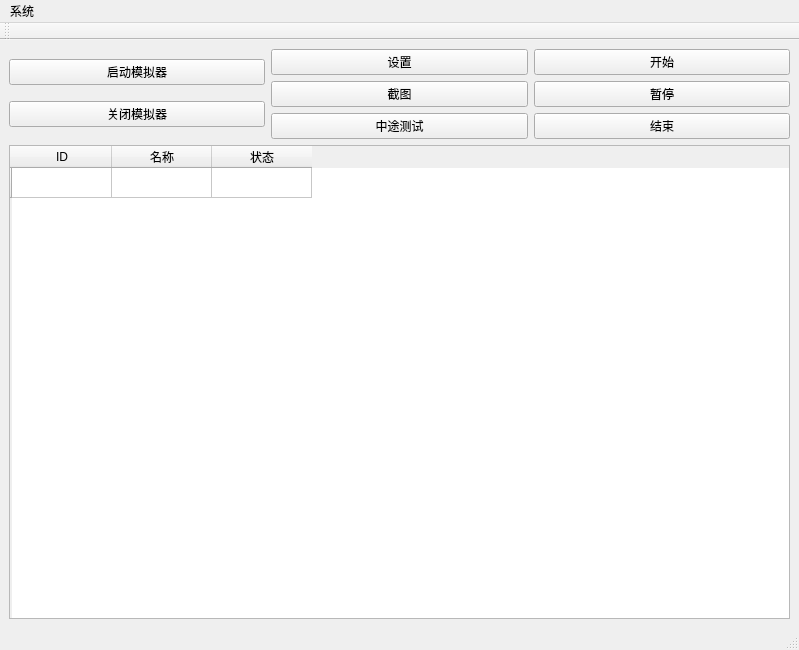
<?xml version="1.0" encoding="UTF-8"?>
<ui version="4.0">
 <class>MainWindow</class>
 <widget class="QMainWindow" name="MainWindow">
  <property name="geometry">
   <rect>
    <x>0</x>
    <y>0</y>
    <width>799</width>
    <height>650</height>
   </rect>
  </property>
  <property name="windowTitle">
   <string>云顶哥</string>
  </property>
  <widget class="QWidget" name="centralwidget">
   <layout class="QHBoxLayout" name="horizontalLayout_2">
    <item>
     <layout class="QVBoxLayout" name="verticalLayout_4">
      <item>
       <layout class="QHBoxLayout" name="horizontalLayout">
        <item>
         <layout class="QVBoxLayout" name="verticalLayout_3">
          <item>
           <widget class="QPushButton" name="StartUpSimulatorButton">
            <property name="text">
             <string>启动模拟器</string>
            </property>
           </widget>
          </item>
          <item>
           <widget class="QPushButton" name="CloseSimulatorButton">
            <property name="text">
             <string>关闭模拟器</string>
            </property>
           </widget>
          </item>
         </layout>
        </item>
        <item>
         <layout class="QVBoxLayout" name="verticalLayout">
          <item>
           <widget class="QPushButton" name="setupButton">
            <property name="text">
             <string>设置</string>
            </property>
           </widget>
          </item>
          <item>
           <widget class="QPushButton" name="screenshotButton">
            <property name="text">
             <string>截图</string>
            </property>
           </widget>
          </item>
          <item>
           <widget class="QPushButton" name="halfwayTestButton">
            <property name="text">
             <string>中途测试</string>
            </property>
           </widget>
          </item>
         </layout>
        </item>
        <item>
         <layout class="QVBoxLayout" name="verticalLayout_2">
          <item>
           <widget class="QPushButton" name="StartUpScriptButton">
            <property name="text">
             <string>开始</string>
            </property>
           </widget>
          </item>
          <item>
           <widget class="QPushButton" name="pauseButton">
            <property name="text">
             <string>暂停</string>
            </property>
           </widget>
          </item>
          <item>
           <widget class="QPushButton" name="stopButton">
            <property name="text">
             <string>结束</string>
            </property>
           </widget>
          </item>
         </layout>
        </item>
       </layout>
      </item>
      <item>
       <widget class="QTableWidget" name="tableWidget">
        <property name="layoutDirection">
         <enum>Qt::LeftToRight</enum>
        </property>
        <row>
         <property name="text">
          <string/>
         </property>
        </row>
        <column>
         <property name="text">
          <string>ID</string>
         </property>
        </column>
        <column>
         <property name="text">
          <string>名称</string>
         </property>
        </column>
        <column>
         <property name="text">
          <string>状态</string>
         </property>
        </column>
       </widget>
      </item>
     </layout>
    </item>
   </layout>
  </widget>
  <widget class="QMenuBar" name="menubar">
   <property name="geometry">
    <rect>
     <x>0</x>
     <y>0</y>
     <width>799</width>
     <height>26</height>
    </rect>
   </property>
   <widget class="QMenu" name="menu">
    <property name="title">
     <string>系统</string>
    </property>
    <addaction name="action"/>
   </widget>
   <addaction name="menu"/>
  </widget>
  <widget class="QStatusBar" name="statusbar"/>
  <widget class="QToolBar" name="toolBar">
   <property name="windowTitle">
    <string>toolBar</string>
   </property>
   <attribute name="toolBarArea">
    <enum>TopToolBarArea</enum>
   </attribute>
   <attribute name="toolBarBreak">
    <bool>false</bool>
   </attribute>
  </widget>
  <action name="action">
   <property name="text">
    <string>退出</string>
   </property>
  </action>
 </widget>
 <resources/>
 <connections/>
</ui>
